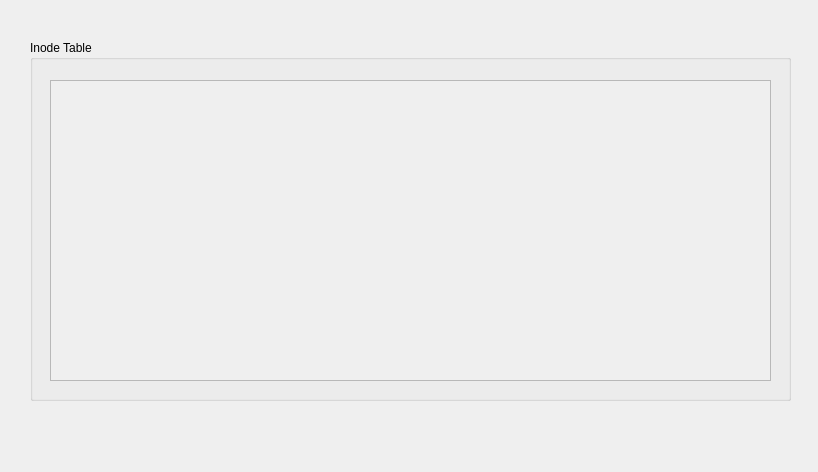
<?xml version="1.0" encoding="UTF-8"?>
<ui version="4.0">
 <class>InodeTable</class>
 <widget class="QDialog" name="InodeTable">
  <property name="geometry">
   <rect>
    <x>0</x>
    <y>0</y>
    <width>818</width>
    <height>472</height>
   </rect>
  </property>
  <property name="windowTitle">
   <string>Dialog</string>
  </property>
  <widget class="QGroupBox" name="groupBox">
   <property name="geometry">
    <rect>
     <x>30</x>
     <y>40</y>
     <width>761</width>
     <height>361</height>
    </rect>
   </property>
   <property name="title">
    <string>Inode Table</string>
   </property>
   <widget class="QScrollArea" name="scrollAreaInodeTable">
    <property name="geometry">
     <rect>
      <x>20</x>
      <y>40</y>
      <width>721</width>
      <height>301</height>
     </rect>
    </property>
    <property name="widgetResizable">
     <bool>true</bool>
    </property>
    <widget class="QWidget" name="scrollAreaWidgetContents">
     <property name="geometry">
      <rect>
       <x>0</x>
       <y>0</y>
       <width>719</width>
       <height>299</height>
      </rect>
     </property>
    </widget>
   </widget>
  </widget>
 </widget>
 <resources/>
 <connections/>
</ui>
